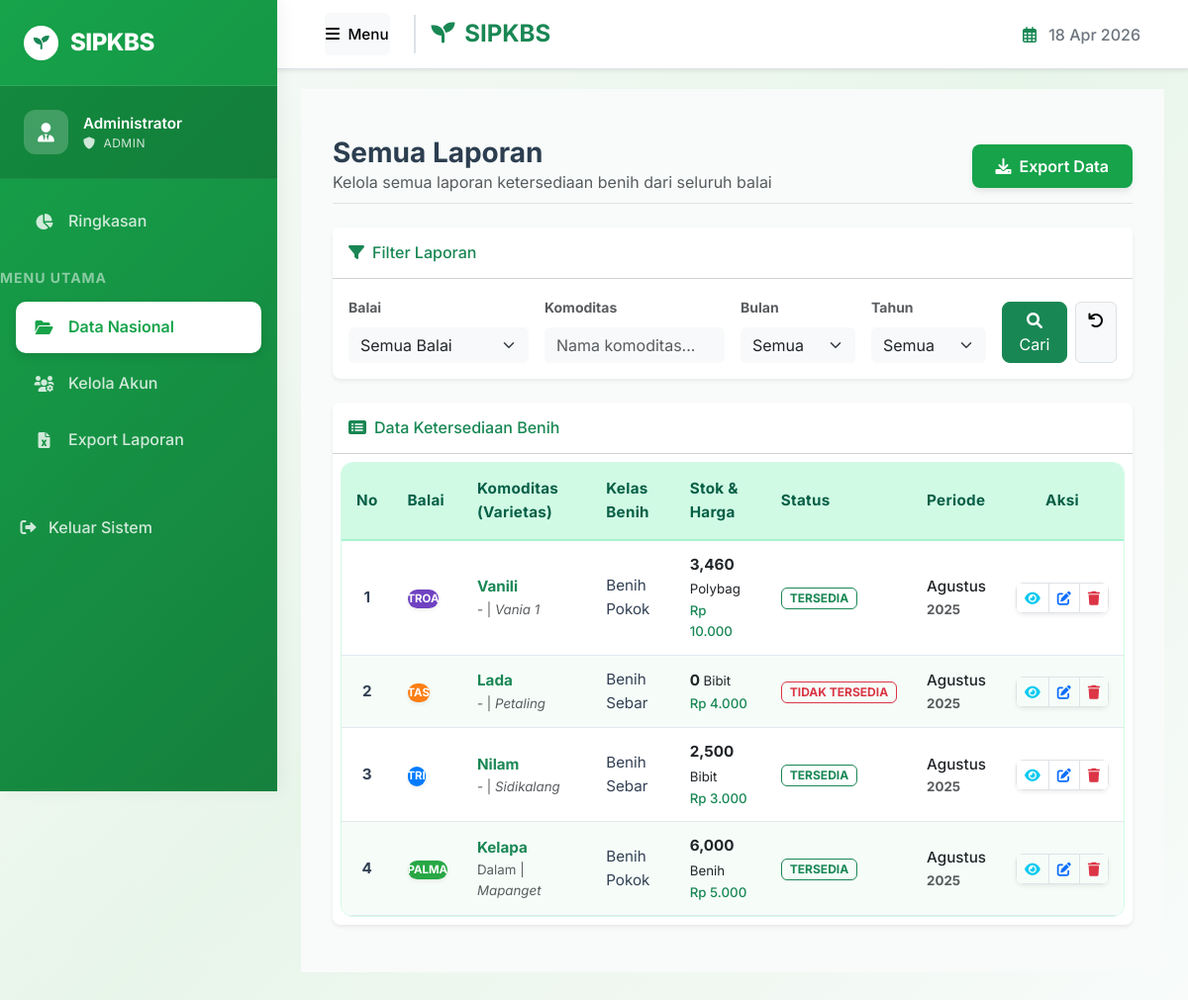
Screenshot of /admin/semua_laporan.php (signed in) with the database file from the repository.
### tables this page shows
CREATE TABLE `laporan` (
  `id_laporan` int(11) NOT NULL,
  `balai_id` int(11) NOT NULL,
  `komoditas` varchar(100) NOT NULL,
  `kelompok_komoditas` varchar(100) DEFAULT NULL,
  `satuan` varchar(50) DEFAULT NULL,
  `harga_satuan` int(11) DEFAULT NULL,
  `varietas` varchar(100) DEFAULT NULL,
  `kelas_benih` varchar(50) DEFAULT NULL,
  `status_ketersediaan` varchar(50) DEFAULT NULL,
  `jumlah_benih` varchar(50) DEFAULT NULL,
  `bulan` varchar(20) DEFAULT NULL,  
  `tahun` varchar(10) DEFAULT NULL,
  `deskripsi` text DEFAULT NULL,
  `foto` varchar(255) DEFAULT NULL,
  `created_at` timestamp NOT NULL DEFAULT current_timestamp()
);

CREATE TABLE `balai` (
  `id_balai` int(11) NOT NULL,
  `nama_balai` varchar(50) NOT NULL
);

### admin/semua_laporan.php (the view, shortened to what this page needs)
<?php
require_once '../config/database.php';
if (!function_exists('getBalaiColor')) {
    function getBalaiColor($nama_balai) {
        $balai = strtoupper($nama_balai);
        $colors = ['PALMA' => '#28a745', 'TRI' => '#007bff', 'TAS' => '#fd7e14', 'TROA' => '#6f42c1'];
        return isset($colors[$balai]) ? $colors[$balai] : '#6c757d';
    }
}
require_once '../templates/header.php';
require_once '../templates/sidebar.php';
?>
<main class="main-content">
    <div class="container-fluid px-4 py-3">
        <div class="d-flex justify-content-between align-items-center mb-4 pb-2 border-bottom">
            <div>
                <h2 class="h3 mb-0 text-gray-800 fw-bold">Semua Laporan</h2>
                <p class="text-muted mb-0">Kelola semua laporan ketersediaan benih dari seluruh balai</p>
            </div>
            <div>
                <a href="export.php" class="btn btn-export-modern shadow-sm d-inline-flex align-items-center">
                    <i class="fas fa-download me-2"></i> Export Data
                </a>
            </div>
        </div>
        <div class="card border-0 shadow-sm mb-4 rounded-3">
            <div class="card-header bg-white py-3">
                <h6 class="m-0 font-weight-bold text-success"><i class="fas fa-filter me-2"></i>Filter Laporan</h6>
            </div>
            <div class="card-body">
                <form method="GET" class="row g-3 align-items-end">
                    <div class="col-md-3">
                        <label for="filter_balai" class="form-label text-muted small fw-bold">Balai</label>
                        <select class="form-select border-0 bg-light" id="filter_balai" name="balai_id">
                            <option value="">Semua Balai</option>
                        </select>
                    </div>
                    <div class="col-md-3">
                        <label for="filter_komoditas" class="form-label text-muted small fw-bold">Komoditas</label>
                        <input type="text" class="form-control border-0 bg-light" id="filter_komoditas" name="komoditas" value="<?= isset($_GET['komoditas']) ? htmlspecialchars($_GET['komoditas']) : ''; ?>" placeholder="Nama komoditas...">
                    </div>
                    <div class="col-md-2">
                        <label for="filter_bulan" class="form-label text-muted small fw-bold">Bulan</label>
                        <select class="form-select border-0 bg-light" id="filter_bulan" name="bulan">
                            <option value="">Semua</option>
                        </select>
                    </div>
                    <div class="col-md-2">
                        <label for="filter_tahun" class="form-label text-muted small fw-bold">Tahun</label>
                        <select class="form-select border-0 bg-light" id="filter_tahun" name="tahun">
                            <option value="">Semua</option>
                        </select>
                    </div>
                    <div class="col-md-2">
                        <div class="d-grid gap-2 d-md-flex">
                            <button type="submit" class="btn btn-success flex-grow-1 rounded-3"><i class="fas fa-search"></i> Cari</button>
                            <a href="semua_laporan.php" class="btn btn-light border" title="Reset Filter"><i class="fas fa-undo"></i></a>
                        </div>
                    </div>
                </form>
            </div>
        </div>
        <div class="card border-0 shadow-sm rounded-3 overflow-hidden">
            <div class="card-header bg-white py-3">
                <h6 class="m-0 font-weight-bold text-success"><i class="fas fa-list-alt me-2"></i>Data Ketersediaan Benih</h6>
            </div>
            <div class="card-body p-0">
                <div class="table-responsive px-2 pb-2 pt-2">
                    <table class="table-green-theme align-middle mb-0" style="font-size: 0.95rem;">
                        <thead>
                            <tr>
                                <th class="text-center" width="50">No</th>
                                <th>Balai</th>
                                <th>Komoditas (Varietas)</th>
                                <th>Kelas Benih</th>
                                <th>Stok & Harga</th>
                                <th>Status</th>
                                <th>Periode</th>
                                <th class="text-center">Aksi</th>
                            </tr>
                        </thead>
                        <tbody>
                            <?php
                            $where_conditions = [];
                            $where_clause = !empty($where_conditions) ? "WHERE " . implode(" AND ", $where_conditions) : "";
                            $query = "SELECT l.*, b.nama_balai FROM laporan l JOIN balai b ON l.balai_id = b.id_balai $where_clause ORDER BY l.id_laporan DESC";
                            $result = mysqli_query($conn, $query);
                            $no = 1;
                            if(mysqli_num_rows($result) > 0):
                                while($laporan = mysqli_fetch_assoc($result)):
                                    $warna_balai_tabel = getBalaiColor($laporan['nama_balai']);
                            ?>
                                <tr>
                                    <td class="text-center fw-bold text-muted"><?= $no++; ?></td>
                                    <td>
                                        <span class="badge rounded-pill px-3 shadow-sm" style="background-color: <?= $warna_balai_tabel; ?>; color: white;">
                                            <?= htmlspecialchars($laporan['nama_balai']); ?>
                                        </span>
                                    </td>
                                    <td>
                                        <div class="fw-bold text-success"><?= htmlspecialchars($laporan['komoditas']); ?></div>
                                        <div class="small text-muted">
                                            <?= htmlspecialchars($laporan['kelompok_komoditas'] ?: '-'); ?> |
                                            <em><?= htmlspecialchars($laporan['varietas'] ?: '-'); ?></em>
                                        </div>
                                    </td>
                                    <td><?= htmlspecialchars($laporan['kelas_benih'] ?: '-'); ?></td>
                                    <td>
                                        <div class="fw-bold text-dark"><?= number_format($laporan['jumlah_benih']); ?> <span class="small fw-normal"><?= htmlspecialchars($laporan['satuan']); ?></span></div>
                                        <div class="small text-success fw-medium">
                                            <?= !empty($laporan['harga_satuan']) ? 'Rp ' . number_format($laporan['harga_satuan'], 0, ',', '.') : '-'; ?>
                                        </div>
                                    </td>
                                    <td>
                                        <?php
                                        $status = $laporan['status_ketersediaan'];
                                        $badge_class = 'border-secondary text-secondary';
                                        if($status == 'Tersedia') {
                                            $badge_class = 'border-success text-success';
                                        } elseif($status == 'Tidak Tersedia') {
                                            $badge_class = 'border-danger text-danger';
                                        } elseif($status == 'Terbatas') {
                                            $badge_class = 'border-warning text-warning-emphasis';
                                        } elseif($status == 'PO') {
                                            $badge_class = 'border-primary text-primary';
                                        }
                                        ?>
                                        <span class="badge bg-transparent border <?= $badge_class; ?> px-2 py-1 rounded-2 fw-bold" style="font-size: 0.75rem;">
                                            <?= strtoupper(htmlspecialchars($status)); ?>
                                        </span>
                                    </td>
                                    <td>
                                        <div class="fw-medium text-dark"><?= htmlspecialchars($laporan['bulan']); ?></div>
                                        <div class="small text-muted fw-bold"><?= htmlspecialchars($laporan['tahun']); ?></div>
                                    </td>
                                    <td class="text-center">
                                        <div class="btn-group btn-group-sm rounded-3 overflow-hidden shadow-sm" role="group">
                                            <a href="detail_laporan.php?id=<?= $laporan['id_laporan']; ?>" class="btn btn-white border" title="Detail"><i class="fas fa-eye text-info"></i></a>
                                            <a href="edit_laporan.php?id=<?= $laporan['id_laporan']; ?>" class="btn btn-white border" title="Edit"><i class="fas fa-edit text-primary"></i></a>
                                            <a href="hapus_laporan.php?id=<?= $laporan['id_laporan']; ?>" class="btn btn-white border" title="Hapus" onclick="konfirmasiHapus(event, this.href)"><i class="fas fa-trash text-danger"></i></a>
                                        </div>
                                    </td>
                                </tr>
                            <?php
                                endwhile;
                            endif; ?>
                        </tbody>
                    </table>
                </div>
            </div>
        </div>
    </div>
</main>
<?php require_once '../templates/footer.php'; ?>

### assets/css/modern-ui.css (style rules this page uses)
:root { --primary-green: #2c7a2c; --light-green: #4caf50; --dark-green: #1b5e20; --accent-green: #52be80; --accent-orange: #ff6b35; --pale-green: #d5f4e6; --bg-white: #ffffff; --bg-light: #f8fbfa; --text-dark: #2c3e50; --text-muted: #7f8c8d; --border-color: #e8f5e9; --shadow-light: 0 2px 15px rgba(44, 122, 44, 0.08); --shadow-medium: 0 5px 25px rgba(44, 122, 44, 0.12); --shadow-heavy: 0 10px 40px rgba(44, 122, 44, 0.15); --radius-sm: 8px; --radius-md: 12px; --radius-lg: 20px; --radius-xl: 30px; }
* { margin: 0; padding: 0; box-sizing: border-box; }
body { font-family: 'Inter', 'Segoe UI', Tahoma, Geneva, Verdana, sans-serif; background: linear-gradient(135deg, #f8fbfa 0%, #e8f5e9 50%, #f8fbfa 100%); color: var(--text-dark); line-height: 1.6; min-height: 100vh; }
html { scroll-behavior: smooth; }
.main-content { background-color: var(--bg-light) !important; padding: 2rem !important; }
.px-md-4, .px-3, .px-4 { padding-left: 0 !important; padding-right: 0 !important; }

### templates/header.php (style rules this page uses)
body { font-family: 'Inter', sans-serif; background-color: #f8f9fc; overflow-x: hidden; }

### admin/semua_laporan.php (style rules this page uses)
.btn-export-modern { background-color: #16a34a !important; color: white !important; padding: 10px 24px !important; border-radius: 8px !important; border: none !important; font-weight: 600 !important; transition: all 0.3s ease !important; box-shadow: 0 4px 6px -1px rgba(0, 0, 0, 0.1) !important; }
.table-green-theme { border-collapse: separate !important; border-spacing: 0 !important; border-radius: 12px !important; overflow: hidden !important; border: 1px solid #d1fae5 !important; width: 100% !important; background-color: #ffffff !important; }
.table-green-theme thead th { background-color: #d1fae5 !important; color: #065f46 !important; border-bottom: 2px solid #a7f3d0 !important; border-top: none !important; padding: 14px 15px !important; font-weight: 700 !important; letter-spacing: 0.3px !important; vertical-align: middle !important; }
.table-green-theme tbody tr { background-color: #ffffff !important; transition: all 0.2s ease !important; }
.table-green-theme tbody tr:nth-of-type(even) { background-color: #f6fdf9 !important; }
.table-green-theme tbody td { border-bottom: 1px solid #e2e8f0 !important; border-top: none !important; padding: 12px 15px !important; color: #334155 !important; vertical-align: middle !important; }

### rows the page displays
laporan: balai.nama_balai "TROA", komoditas "Vanili", kelompok_komoditas "-", varietas "Vania 1", kelas_benih "Benih Pokok", jumlah_benih "3,460", satuan "Polybag", harga_satuan "10.000", status_ketersediaan "TERSEDIA", bulan "Agustus", tahun "2025"
laporan: balai.nama_balai "TAS", komoditas "Lada", kelompok_komoditas "-", varietas "Petaling", kelas_benih "Benih Sebar", jumlah_benih "0", satuan "Bibit", harga_satuan "4.000", status_ketersediaan "TIDAK TERSEDIA", bulan "Agustus", tahun "2025"
laporan: balai.nama_balai "TRI", komoditas "Nilam", kelompok_komoditas "-", varietas "Sidikalang", kelas_benih "Benih Sebar", jumlah_benih "2,500", satuan "Bibit", harga_satuan "3.000", status_ketersediaan "TERSEDIA", bulan "Agustus", tahun "2025"
laporan: balai.nama_balai "PALMA", komoditas "Kelapa", kelompok_komoditas "Dalam", varietas "Mapanget", kelas_benih "Benih Pokok", jumlah_benih "6,000", satuan "Benih", harga_satuan "5.000", status_ketersediaan "TERSEDIA", bulan "Agustus", tahun "2025"

### other values shown
$_SESSION['nama'] "Administrator"
$_SESSION['role'] "ADMIN"
